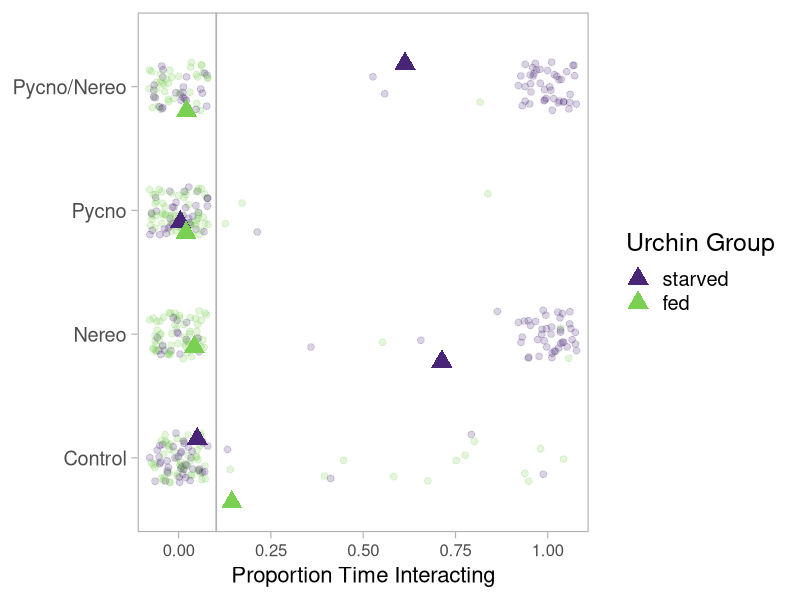

Write R code to recreate this figure. (Note: this script raises an error after producing the figure.)
#++++++++++++++++++++++++++++++++++++++++++++++++++++++++++++++++++++++++++++++++++
#                                                                                ##
# Pycno-Urchin Dataset 2021 Model                                                ##
# Script created 2021-09-01                                                      ##
# Last updated 2022-03-03                                                        ##
# Data source: Ross Whippo                                                       ##
# R code prepared by Ross Whippo                                                 ##
#                                                                                ##
#++++++++++++++++++++++++++++++++++++++++++++++++++++++++++++++++++++++++++++++++++

# SUMMARY:
# A script to build a statistical model for 2021 pycno-urchin dataset.


# Required Files (check that script is loading latest version):
# trials2021_QAQC.csv

# Associated Scripts:
# trials2021_dataset_QAQC.R
# trials2021_figExplore.R

# TO DO 

# +++++++++++++++++++++++++++++++++++++++++++++++++++++++++++++++++++++++++++++++++
# TABLE OF CONTENTS                                                            ####
#                                                                                 +
# RECENT CHANGES TO SCRIPT                                                        +
# LOAD PACKAGES                                                                   +
# READ IN AND PREPARE DATA                                                        +
# MODEL 1                                                                         +
#                                                                                 +
#++++++++++++++++++++++++++++++++++++++++++++++++++++++++++++++++++++++++++++++++++

#++++++++++++++++++++++++++++++++++++++++++++++++++++++++++++++++++++++++++++++++++
# RECENT CHANGES TO SCRIPT                                                     ####
#++++++++++++++++++++++++++++++++++++++++++++++++++++++++++++++++++++++++++++++++++

# 2021-09-01 Script created
# 2022-02-10 started analyses suggested by Sarah Gravem
# 2022-03-02 Added models and figure for interaction

#++++++++++++++++++++++++++++++++++++++++++++++++++++++++++++++++++++++++++++++++++
# LOAD PACKAGES                                                                ####
#++++++++++++++++++++++++++++++++++++++++++++++++++++++++++++++++++++++++++++++++++

library(tidyverse)
library(viridis)
library(lme4)
library(ggpubr)
library(systemfonts)

# set plot theme
theme_set(theme_classic())

#++++++++++++++++++++++++++++++++++++++++++++++++++++++++++++++++++++++++++++++++++
# READ IN DATA                                                                 ####
#++++++++++++++++++++++++++++++++++++++++++++++++++++++++++++++++++++++++++++++++++

trials2021_Q <- read_csv("Data/2021/trials2021_QAQC.csv", 
                         col_types = cols(algalTreat = col_factor(levels = c("nereo", "control")), 
                                          date = col_character(),  location = col_character(), 
                                          movement = col_character(), 
                                          pycnoTreat = col_factor(levels = c("pycno", "control")), 
                                          tank = col_factor(levels = c("TF1", "TF2")), 
                                          timeBegin = col_character(), timeEnd = col_character(), 
                                          urchinGroup = col_factor(levels = c("starved","fed")),
                                          location = col_factor(levels = c("c", "m", "f"))))

algalconsumption <- read_csv("Data/2021/algal_consumption.csv") # area of algae consumed

confetti_weights <- read_csv("Data/2020/confetti_weights.csv") # last year confetti weights

#++++++++++++++++++++++++++++++++++++++++++++++++++++++++++++++++++++++++++++++++++
# MANIPULATE DATA                                                              ####
#++++++++++++++++++++++++++++++++++++++++++++++++++++++++++++++++++++++++++++++++++

# NOTES: run all models with tank & date as random factors first, if they are not significant,
# remove them
# break up data into 5 minute increments, create column of time (5, 10, 15, etc),
# to make it a continuous variable.
# models to be made:
#   1. proportion of time interacting - binomial glm
#   2. proportion of time spines moving - binomial glm
#   3. average distance from signal - (lmer for rand effects) linear if normal, use Poisson dist
#   4. cumulative distance traveled - (lmer for rand effects) linear if normal, use Poisson dist
#   5. movement categories: 0 = mt, 0.5 = mp, 0.5 = st, 1 = ma - binomial glm
#   6. amount eaten (descriptive visualizations)

model_1_dat <- trials2021_Q
model_1_dat <- model_1_dat %>%
  select(trial, date, tank, urchinGroup, pycnoTreat, algalTreat, interaction) %>%
  group_by(trial, date, tank, urchinGroup, pycnoTreat, algalTreat) %>%
  mutate(interacting = case_when(interaction == "ni" ~ 0,
                           interaction == "i" ~ 1)) 
model_1_dat_60 <- model_1_dat %>%
  summarise(interacting = mean(interacting))
model_1_datetank_60 <- glm(interacting ~ date + tank, family = binomial, data = model_1_dat_60)
summary(model_1_datetank_60)
model_1_60 <- glm(interacting ~ urchinGroup + pycnoTreat + algalTreat, family = binomial, data = model_1_dat_60)
summary(model_1_60)

# is there a correlation between tank and one of the other factors?
# Create a table with the needed variables.
tank_dat = table(model_1_dat_60$urchinGroup, model_1_dat_60$tank) 
print(tank_dat)
# Perform the Chi-Square test.
print(chisq.test(tank_dat))
tank_dat = table(model_1_dat_60$pycnoTreat, model_1_dat_60$tank)
print(tank_dat)
tank_dat = table(model_1_dat_60$algalTreat, model_1_dat_60$tank)
print(tank_dat)


# 5 minute increments

model_1_dat_5 <- model_1_dat %>%
  mutate(minutes = c(rep(5, 5), rep(10, 5), rep(15, 5), rep(20, 5), rep(25, 5), rep(30, 5), rep(35, 5), rep(40, 5), rep(45, 5), rep(50, 5), rep(55, 5), rep(60, 5))) %>%
  group_by(trial, date, tank, urchinGroup, pycnoTreat, algalTreat, minutes) %>%
  summarise(interacting = mean(interacting))
model_1_datetank_5 <- glm(interacting ~ date + tank, family = binomial, data = model_1_dat_5)
summary(model_1_datetank_5)
model_1_5 <- glm(interacting ~ tank + urchinGroup + pycnoTreat + algalTreat, family = binomial, data = model_1_dat_5)
summary(model_1_5)

# figure of time spent interaction based on all the factors

theme_set(theme_light(base_size = 18))

model_1_plotdat_5 <- model_1_dat_5 %>%
  unite(Treatment, pycnoTreat, algalTreat, sep = "/" ) %>%
  mutate(Treatment = case_when(Treatment == "pycno/control" ~ "Pycno",
                            Treatment == "control/nereo" ~ "Nereo",
                            Treatment == "control/control" ~ "Control",
                            Treatment == "pycno/nereo" ~ "Pycno/Nereo")) 
treatMeans <- model_1_plotdat_5 %>%
  group_by(Treatment, urchinGroup) %>%
  summarise(treatMean = mean(interacting))

model_1_plotdat_5 <- model_1_plotdat_5 %>%
  left_join(treatMeans)
  
theme_set(theme_light(base_size = 18))

control_avg <- 
  model_1_plotdat_5 %>%
  ungroup() %>%
  filter(Treatment == "Control") %>%
  summarize(avg = mean(interacting)) %>%
  pull(avg)


model_1_plotdat_5 %>%
  ggplot(aes(y = interacting, x = Treatment, color = urchinGroup)) +
  geom_hline(aes(yintercept = control_avg), color = "gray70", size = 0.6) +
  geom_jitter(position = position_jitter(seed = 227, width = 0.2), size = 2, alpha = 0.20) +
  stat_summary(fun = mean, geom = "point", size = 5, pch = 17, position = position_jitter(seed = 227)) +
  scale_y_continuous(
    limits = c(-0.1, 1.1), expand = c(0.005, 0.005)) +
  coord_flip() +
  scale_color_viridis(discrete = TRUE, begin = 0.1, end = 0.8) +
  labs(color = "Urchin Group") +
  labs(y = "Proportion Time Interacting", x = NULL) +
  theme(
    axis.title = element_text(size = 16),
   axis.text.x = element_text(size = 12),
    panel.grid = element_blank()
  ) 
  
  



# is there a correlation between tank and one of the other factors?
# Create a table with the needed variables.
tank_dat = table(model_1_dat_5$algalTreat, model_1_dat_5$tank) 
print(tank_dat)
# Perform the Chi-Square test.
print(chisq.test(tank_dat))

tank_dat = table(model_1_dat_5$urchinGroup, model_1_dat_5$tank) 
print(tank_dat)
# Perform the Chi-Square test.
print(chisq.test(tank_dat))

# 10 minute increments

model_1_dat_10 <- model_1_dat %>%
  mutate(minutes = c(rep(10, 10), rep(20, 10), rep(30, 10), rep(40, 10), rep(50, 10), rep(60, 10))) %>%
  group_by(trial, date, tank, urchinGroup, pycnoTreat, algalTreat, minutes) %>%
  summarise(interacting = mean(interacting))
model_1_datetank_10 <- glm(interacting ~ date + tank, family = binomial, data = model_1_dat_10)
summary(model_1_datetank_10)
model_1_10 <- glm(interacting ~ tank + urchinGroup + pycnoTreat + algalTreat, family = binomial, data = model_1_dat_5)
summary(model_1_10)

# is there a correlation between tank and one of the other factors?
# Create a table with the needed variables.
tank_dat = table(model_1_dat_5$algalTreat, model_1_dat_5$tank) 
print(tank_dat)
# Perform the Chi-Square test.
print(chisq.test(tank_dat))


# create proportion columns for each behavior

model1_dat <- model_dat %>%
  select(trial, tank, `signalRate_ml-min`, beginTemp_C, endTemp_C, beginSal_ppt, endSal_ppt, urchinGroup, pycnoTreat, algalTreat, urchinDiam_mm, movement, location, spines, interaction) %>%
  filter(movement != "st") %>%
  add_column(move = 1) %>%
  group_by(trial, urchinGroup, pycnoTreat, algalTreat, move) %>%
  count(move) %>%
  mutate(time_moving = n/60)

# Did urchins in each group and treatment towards, away, or neither the most?

model_2_dat_5 <- trials2021_Q %>%
  group_by(trial, date, tank, urchinGroup, pycnoTreat, algalTreat) %>%
  select(trial, date, tank, urchinGroup, pycnoTreat, algalTreat, movement) %>%
  mutate(minutes = c(rep(5, 5), rep(10, 5), rep(15, 5), rep(20, 5), rep(25, 5), rep(30, 5), rep(35, 5), rep(40, 5), rep(45, 5), rep(50, 5), rep(55, 5), rep(60, 5))) %>%
  group_by(trial, date, tank, urchinGroup, pycnoTreat, algalTreat, minutes) %>%
  mutate(moves = case_when(movement == "ma" ~ 1,
                           movement == "mp" ~ 0.5,
                           movement == "mt" ~ 0,
                           movement == "st" ~ 0.5)) %>%
  summarise(moves = mean(moves))

model_2_datetank_5 <- glm(moves ~ date + tank, family = binomial, data = model_2_dat_5)
summary(model_2_datetank_5)
#NO TANK OR DATE EFFECT

model_2_5 <- glm(moves ~ urchinGroup + pycnoTreat + algalTreat, family = binomial, data = model_2_dat_5)
summary(model_2_5)


# did urchins have a difference in average distance from the signal in the tank?

model_3_dat_5 <- trials2021_Q %>%
  group_by(trial, date, tank, urchinGroup, pycnoTreat, algalTreat) %>%
  select(trial, date, tank, urchinGroup, pycnoTreat, algalTreat, distance_cm) %>%
  mutate(minutes = c(rep(5, 5), rep(10, 5), rep(15, 5), rep(20, 5), rep(25, 5), rep(30, 5), rep(35, 5), rep(40, 5), rep(45, 5), rep(50, 5), rep(55, 5), rep(60, 5))) %>%
  group_by(trial, date, tank, urchinGroup, pycnoTreat, algalTreat, minutes) %>%
  summarise(dist = mean(distance_cm))

# testing for normality
library("ggpubr")
ggdensity(model_3_dat_5$dist, 
          main = "Density plot of dist",
          xlab = "distance_cm")
ggqqplot(model_3_dat_5$dist)
# NOT NORMAL

# transforming for normality ROOT
model_3_dat_5 <- model_3_dat_5 %>%
  mutate(dist_root = sqrt(dist +1))
# testing transformed for normality
library("ggpubr")
ggdensity(model_3_dat_5$dist_root, 
          main = "Density plot of dist",
          xlab = "distance (root+1)")
ggqqplot(model_3_dat_5$dist_root)
# NOT NORMAL

# transforming for normality LOG
model_3_dat_5 <- model_3_dat_5 %>%
  mutate(dist_log = log(dist +1))
# testing transformed for normality
library("ggpubr")
ggdensity(model_3_dat_5$dist_log, 
          main = "Density plot of dist",
          xlab = "distance (log+1)")
ggqqplot(model_3_dat_5$dist_log)
# NOT NORMAL

# transforming for normality LOG10
model_3_dat_5 <- model_3_dat_5 %>%
  mutate(dist_10 = log10(dist +1))
# testing transformed for normality
library("ggpubr")
ggdensity(model_3_dat_5$dist_10, 
          main = "Density plot of dist",
          xlab = "distance (log10+1)")
ggqqplot(model_3_dat_5$dist_10)
# NOT NORMAL

# transforming for normality CUBED ROOT
model_3_dat_5 <- model_3_dat_5 %>%
  mutate(dist_cube = 10^(log10(dist+1)/3))
# testing transformed for normality
library("ggpubr")
ggdensity(model_3_dat_5$dist_cube, 
          main = "Density plot of dist",
          xlab = "distance (cube root+1)")
ggqqplot(model_3_dat_5$dist_cube)
# NOT NORMAL

model_3_datetank_5 <- glm(dist ~ date + tank, family = binomial, data = model_2_dat_5)
summary(model_2_datetank_5)


model_2_5 <- glm(moves ~ urchinGroup + pycnoTreat + algalTreat, family = binomial, data = model_2_dat_5)
summary(model_2_5)





# Algal consumption plots

# based on field notes from 2020-09-13 - confetti diameter = 21mm

# > pi*((2.1/2)^2)
# [1] 3.463606

# > confetti_weights %>%
#  +   summarise(mean(weight_mg))
#  A tibble: 1 x 1
# `mean(weight_mg)`
# <dbl>
#   1              339.

# > 339/3.463606
# [1] 97.87487 mg per square cm

theme_set(theme_light(base_size = 18))

algae_biomass <- algalconsumption %>%
  mutate(biomass = eaten*97.87487) %>%
  mutate(pycnoTreat = case_when(pycnoTreat == "pycno" ~ "yes",
                            pycnoTreat == "control" ~ "no")) %>%
  rename(pycno = pycnoTreat)
  

algae_biomass %>%
  ggplot(aes(x = pycno, y = biomass, fill = pycno)) +
  geom_boxplot() +
  scale_fill_viridis(discrete = TRUE, begin  = 0.5, end = 0.9, option = "magma") +
  scale_y_continuous(name = "Biomass of Kelp Consumed (mg)")

algae_biomass %>%
  group_by(pycno) %>%
  summarize(mean(biomass))






############### SUBSECTION HERE

####
#<<<<<<<<<<<<<<<<<<<<<<<<<<END OF SCRIPT>>>>>>>>>>>>>>>>>>>>>>>>#

# SCRATCH PAD ####